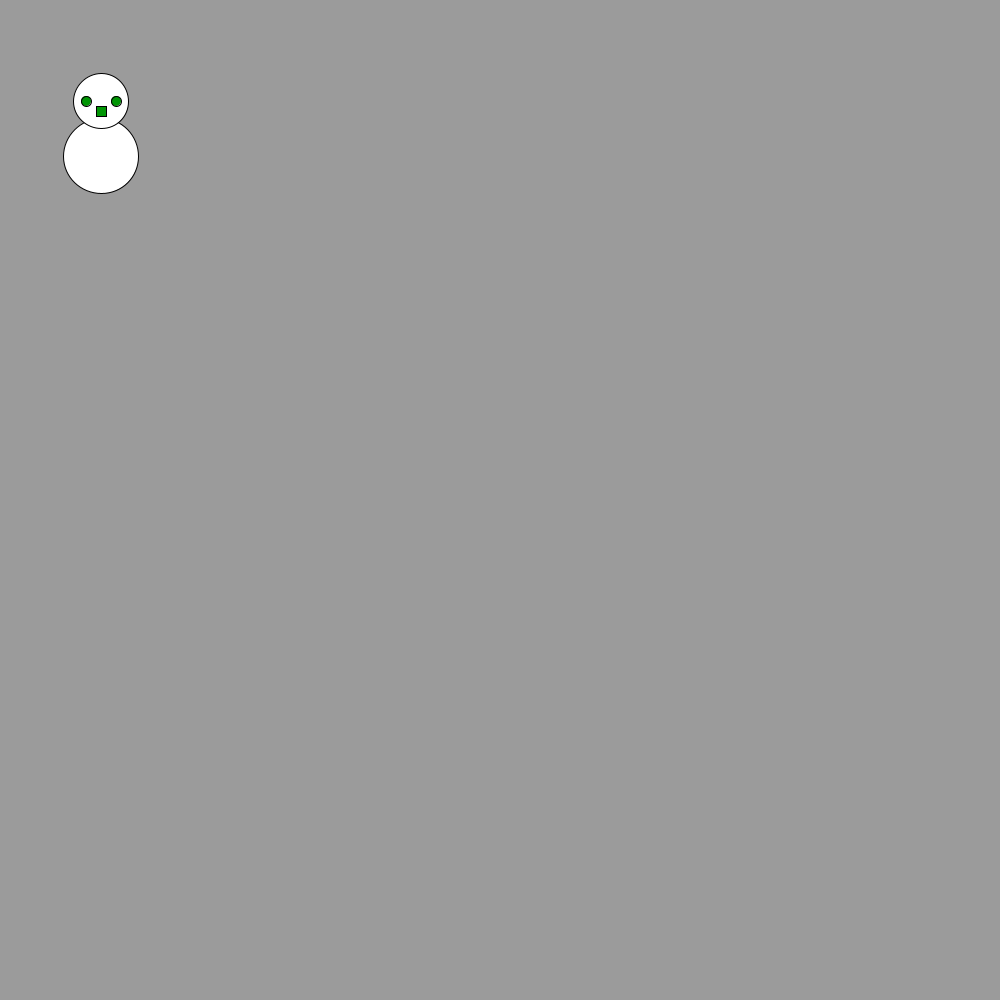
Frame 1 (no input)
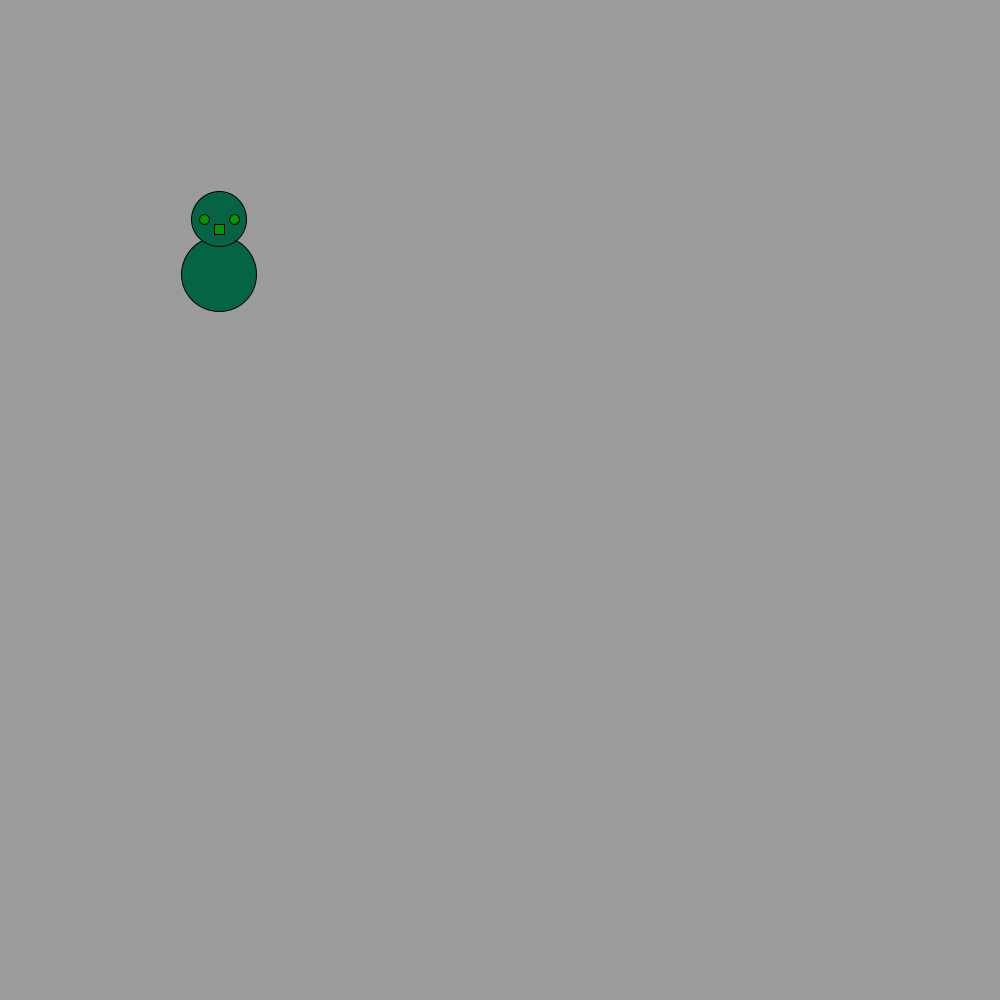
Frame 60 (the mouse pressed at the canvas centre just before this capture)
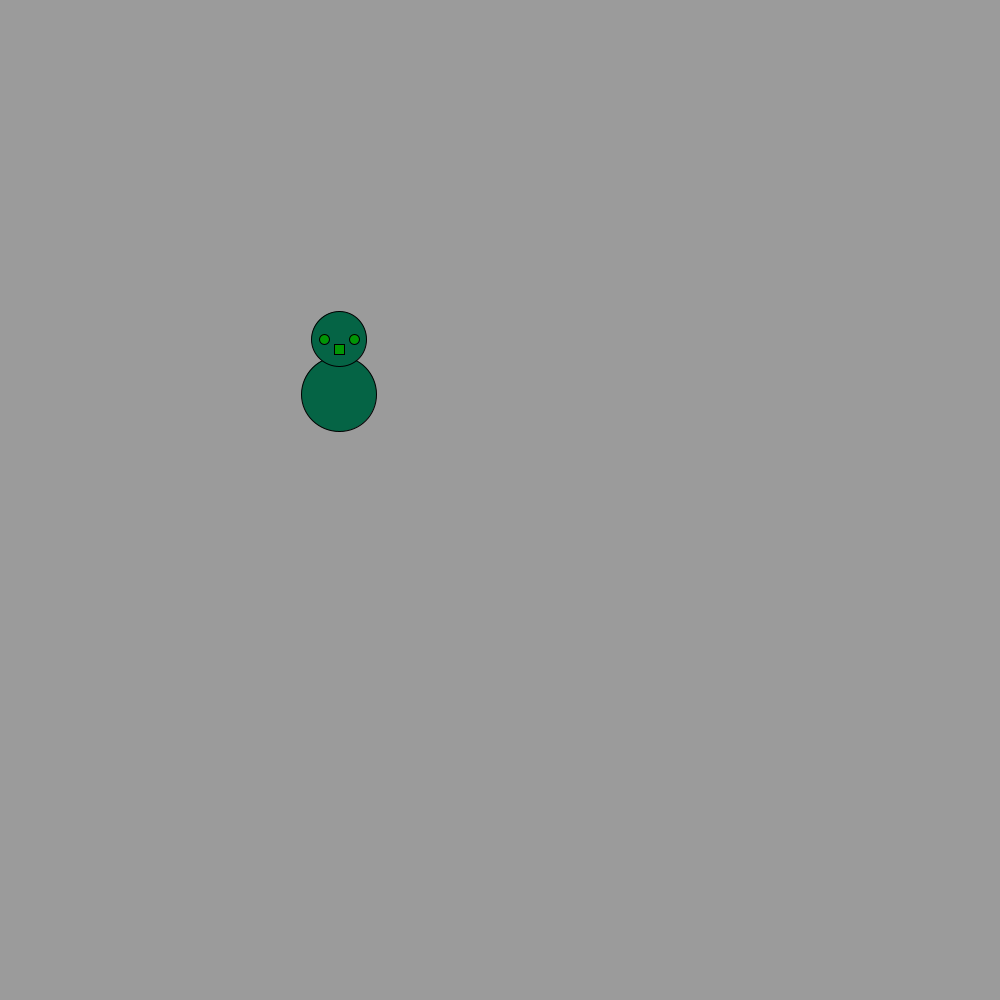
Frame 120 (the mouse held since frame 60 and released just before this capture)

The Processing sketch that drew these frames (run headless with seeded random() and noise(); from frame 60 on, the mouse is pressed at the canvas centre):

// Processing sketch: f_rste_kode
// ── f_rste_kode.pde
int x = 100;
int y = 100;
int speedX = 1, speedY = 1;
void setup() {
  size(1000, 1000);
}


void draw() {
  background(155);
  
      x += speedX;
  if (x > width || x < 0) {
    speedX *= -1;
  }
  
   y += speedY;
  if (y > width || y < 0) {
    speedY *= -1;
  }

  clear();
  ellipse(x, y+55, 75, 75); 
  ellipse(x, y, 55, 55); 
  fill(1, 150, 5);
  ellipse(x+15, y, 10, 10); 
  ellipse(x-15, y, 10, 10);
  rect(x-5, y+5, 10, 10); 
  fill(5, 100, 69); 
  x = x + 1;
  y = y + 1;
}
